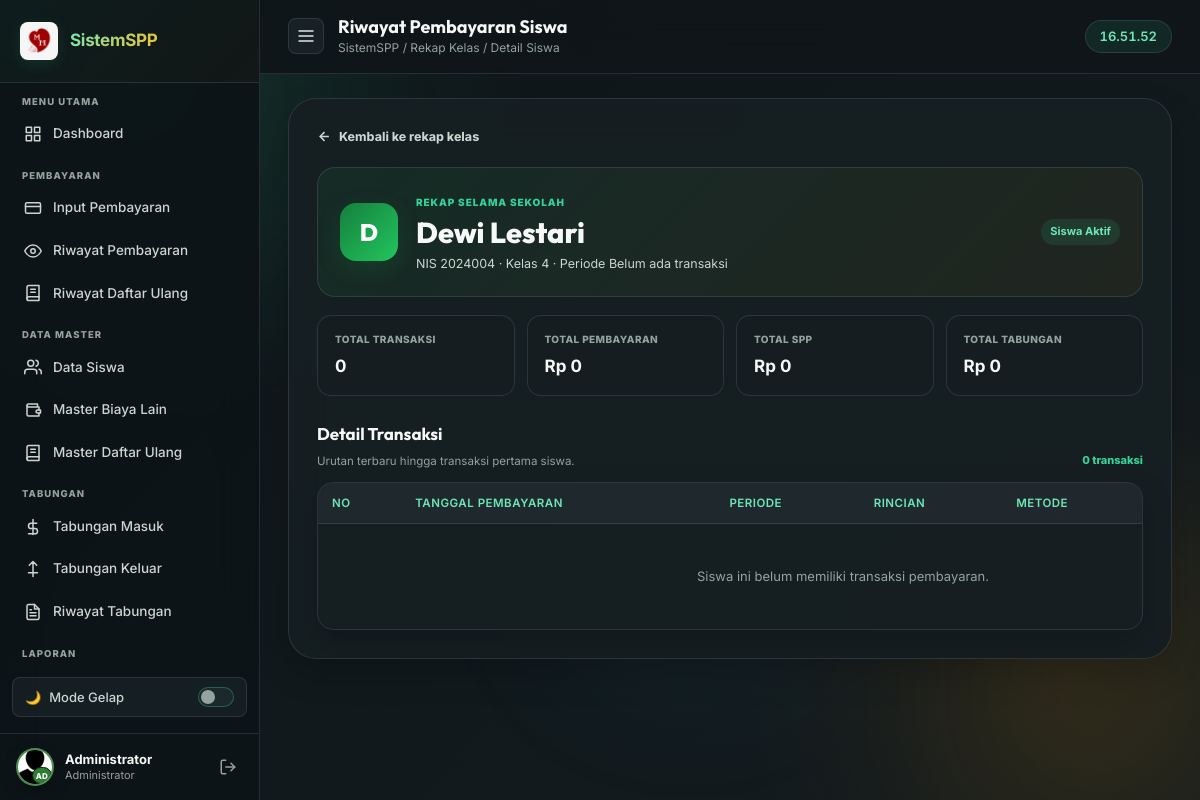
The app's page /laporan/detail_siswa.php?nis=2024004 (signed in) with its own data.
### tables this page shows
CREATE TABLE `siswa` (
  `id`              INT AUTO_INCREMENT PRIMARY KEY,
  `NO_INDUK`        VARCHAR(10) NOT NULL UNIQUE,
  `NAMA`            VARCHAR(100) NOT NULL,
  `KELAS`           CHAR(1) NOT NULL,
  `SPP_PERBULAN`    DECIMAL(15,2) NOT NULL DEFAULT 0,
  `PANGKAL`         DECIMAL(15,2) NOT NULL DEFAULT 0,
  `BANGUNAN`        DECIMAL(15,2) NOT NULL DEFAULT 0,
  `SERAGAM`         DECIMAL(15,2) NOT NULL DEFAULT 0,
  `KEGIATAN`        DECIMAL(15,2) NOT NULL DEFAULT 0,
  `MAKAN`           DECIMAL(15,2) NOT NULL DEFAULT 0,
  `SORGA`           DECIMAL(15,2) NOT NULL DEFAULT 0,
  `INFAQ`           DECIMAL(15,2) NOT NULL DEFAULT 0,
  `PANGKAL_BAYAR`   DECIMAL(15,2) NOT NULL DEFAULT 0,
  `BANGUNAN_BAYAR`  DECIMAL(15,2) NOT NULL DEFAULT 0,
  `SERAGAM_BAYAR`   DECIMAL(15,2) NOT NULL DEFAULT 0,
  `KEGIATAN_BAYAR`  DECIMAL(15,2) NOT NULL DEFAULT 0,
  `POMG`            DECIMAL(15,2) NOT NULL DEFAULT 0,
  `DAFTAR_ULANG`    DECIMAL(15,2) NOT NULL DEFAULT 0,
  `NO_induk_diknas` CHAR(10) DEFAULT NULL,
  `potong_pangkal`  DECIMAL(15,2) NOT NULL DEFAULT 0,
  `tot_pangkal`     DECIMAL(15,2) NOT NULL DEFAULT 0,
  `tot_du`          DECIMAL(15,2) NOT NULL DEFAULT 0,
  `potong_du`       DECIMAL(15,2) NOT NULL DEFAULT 0,
  `is_active`       TINYINT(1) NOT NULL DEFAULT 1,
  `created_at`      TIMESTAMP DEFAULT CURRENT_TIMESTAMP,
  KEY `idx_siswa_status_kelas_nama` (`is_active`, `KELAS`, `NAMA`),
  CONSTRAINT `chk_siswa_kelas_sd` CHECK (`KELAS` IN ('1','2','3','4','5','6'))
);

### laporan/detail_siswa.php (the view, shortened to what this page needs)
<?php
require_once '../koneksi.php';
function history_e($value): string {
    return htmlspecialchars((string)$value, ENT_QUOTES, 'UTF-8');
}
function history_money($value): string {
    return 'Rp ' . number_format((float)$value, 0, ',', '.');
}
$noInduk = trim((string)($_GET['nis'] ?? ''));
$stmt = $koneksi->prepare('SELECT * FROM siswa WHERE NO_INDUK = ? LIMIT 1');
$stmt->bind_param('s', $noInduk);
$stmt->execute();
$student = $stmt->get_result()->fetch_assoc();
$stmt = $koneksi->prepare("
    SELECT
        b.*,
        COALESCE(du.daftar_ulang, 0) AS daftar_ulang,
        COALESCE(tab.tabungan, 0) AS tabungan,
        COALESCE(lain.biaya_lain, 0) AS biaya_lain
    FROM bayar b
    LEFT JOIN (
        SELECT bayar_id, SUM(jumlah) AS daftar_ulang
        FROM bayar_du
        GROUP BY bayar_id
    ) du ON du.bayar_id = b.id
    LEFT JOIN (
        SELECT bayar_id, SUM(MASUK) AS tabungan
        FROM transaksi_m
        WHERE bayar_id IS NOT NULL
        GROUP BY bayar_id
    ) tab ON tab.bayar_id = b.id
    LEFT JOIN (
        SELECT bayar_id, SUM(nominal_snapshot) AS biaya_lain
        FROM bayar_biaya_lain
        GROUP BY bayar_id
    ) lain ON lain.bayar_id = b.id
    WHERE b.NO_INDUK = ?
    ORDER BY b.TGL_BYR DESC, b.id DESC
");
$stmt->bind_param('s', $noInduk);
$stmt->execute();
$transactions = $stmt->get_result()->fetch_all(MYSQLI_ASSOC);
$summary = [
    'transactions' => count($transactions),
    'total' => 0.0,
    'spp' => 0.0,
    'tabungan' => 0.0,
    'first_date' => null,
    'last_date' => null,
];
$backParams = [];
$backUrl = 'rekap_kelas.php' . ($backParams ? '?' . http_build_query($backParams) : '');
$schoolPeriod = $summary['first_date']
    ? date('Y', $summary['first_date']) . '—' . date('Y', $summary['last_date'] ?? $summary['first_date'])
    : 'Belum ada transaksi';
?>
<!DOCTYPE html>
<html lang="id">
<head>
  <link rel="stylesheet" href="../assets/css/style.css?v=4.9" />
</head>
<body>
  <div class="bg-orbs"><div class="orb orb-1"></div><div class="orb orb-2"></div><div class="orb orb-3"></div></div>
  <div class="layout">
    <?php include '../includes/sidebar.php'; ?>
    <main class="main-content">
      <div class="topbar">
        <button class="sidebar-toggle" onclick="toggleSidebar()" id="btn-sidebar-toggle" aria-label="Buka navigasi">
          <svg width="20" height="20" viewBox="0 0 24 24" fill="none" stroke="currentColor" stroke-width="2"><line x1="3" y1="12" x2="21" y2="12"/><line x1="3" y1="6" x2="21" y2="6"/><line x1="3" y1="18" x2="21" y2="18"/></svg>
        </button>
        <div class="topbar-title"><h2>Riwayat Pembayaran Siswa</h2><span class="breadcrumb">SistemSPP / Rekap Kelas / Detail Siswa</span></div>
        <div class="clock-badge" id="liveClock">--:--:--</div>
      </div>
      <div class="main-card student-history-card">
        <a href="<?= history_e($backUrl) ?>" class="history-back-link">
          <svg width="15" height="15" viewBox="0 0 24 24" fill="none" stroke="currentColor" stroke-width="2.4"><path d="M19 12H5"/><path d="m12 19-7-7 7-7"/></svg>
          Kembali ke rekap kelas
        </a>
        <div class="student-history-hero">
          <div class="student-history-avatar"><?= history_e(mb_strtoupper(mb_substr($student['NAMA'], 0, 1))) ?></div>
          <div class="student-history-identity">
            <span>REKAP SELAMA SEKOLAH</span>
            <h1><?= history_e($student['NAMA']) ?></h1>
            <p>NIS <?= history_e($student['NO_INDUK']) ?> · Kelas <?= history_e($student['KELAS']) ?> · Periode <?= history_e($schoolPeriod) ?></p>
          </div>
          <span class="master-status <?= (int)$student['is_active'] === 1 ? 'is-active' : 'is-inactive' ?>"><?= (int)$student['is_active'] === 1 ? 'Siswa Aktif' : 'Diarsipkan' ?></span>
        </div>
        <div class="history-summary-grid">
          <div><span>Total Transaksi</span><strong><?= number_format($summary['transactions']) ?></strong></div>
          <div><span>Total Pembayaran</span><strong><?= history_money($summary['total']) ?></strong></div>
          <div><span>Total SPP</span><strong><?= history_money($summary['spp']) ?></strong></div>
          <div><span>Total Tabungan</span><strong><?= history_money($summary['tabungan']) ?></strong></div>
        </div>
        <div class="history-section-heading">
          <div><h2>Detail Transaksi</h2><p>Urutan terbaru hingga transaksi pertama siswa.</p></div>
          <span><?= number_format(count($transactions)) ?> transaksi</span>
        </div>
        <div class="table-container">
          <table class="payment-table responsive-table student-history-table">
            <thead><tr>
              <th>No</th><th>Tanggal Pembayaran</th><th>Periode</th><th>Rincian</th><th>Metode</th><th>Total</th><th>Aksi</th>
            </tr></thead>
            <tbody>
              <?php if (!$transactions): ?>
              <tr><td colspan="7" class="text-center recap-empty">Siswa ini belum memiliki transaksi pembayaran.</td></tr>
              <?php else: foreach ($transactions as $index => $transaction): ?>
              <tr>
                <td data-label="No"><?= $index + 1 ?></td>
                <td data-label="Tanggal"><div class="history-date"><strong><?= history_e($transaction['full_date']['date']) ?></strong><span><?= history_e($transaction['full_date']['time']) ?></span></div></td>
                <td data-label="Periode"><strong><?= history_e(history_month($transaction['BULAN'])) ?> <?= history_e($transaction['TAHUN']) ?></strong></td>
                <td data-label="Rincian">
                  <div class="history-components">
                    <?php if (!$transaction['lines']): ?><span>Tanpa rincian komponen</span><?php endif; ?>
                    <?php foreach ($transaction['lines'] as $line): ?>
                    <span><?= history_e($line['label']) ?> <b><?= $line['amount'] < 0 ? '-' : '' ?><?= history_money(abs($line['amount'])) ?></b></span>
                    <?php endforeach; ?>
                  </div>
                </td>
                <td data-label="Metode"><span class="history-method"><?= history_e($transaction['sistem_pembayaran'] ?? 'VA') ?></span></td>
                <td data-label="Total" class="nominal"><?= history_money($transaction['grand_total']) ?></td>
                <td data-label="Aksi"><a class="btn-tbl btn-tbl-print" href="cetak_struk.php?id=<?= (int)$transaction['id'] ?>" target="_blank" rel="noopener">Cetak Struk</a></td>
              </tr>
              <?php endforeach; endif; ?>
            </tbody>
          </table>
        </div>
      </div>
    </main>
  </div>
</body>
</html>

### records on screen
siswa: NAMA "D", NAMA "Dewi Lestari", NO_INDUK "2024004", KELAS "4"

### other values on screen
$section "MENU UTAMA"
$label "Dashboard"
$section "PEMBAYARAN"
$label "Input Pembayaran"
$label "Riwayat Pembayaran"
$label "Riwayat Daftar Ulang"
$section "DATA MASTER"
$label "Data Siswa"
$label "Master Biaya Lain"
$label "Master Daftar Ulang"
$section "TABUNGAN"
$label "Tabungan Masuk"
$label "Tabungan Keluar"
$label "Riwayat Tabungan"
$section "LAPORAN"
